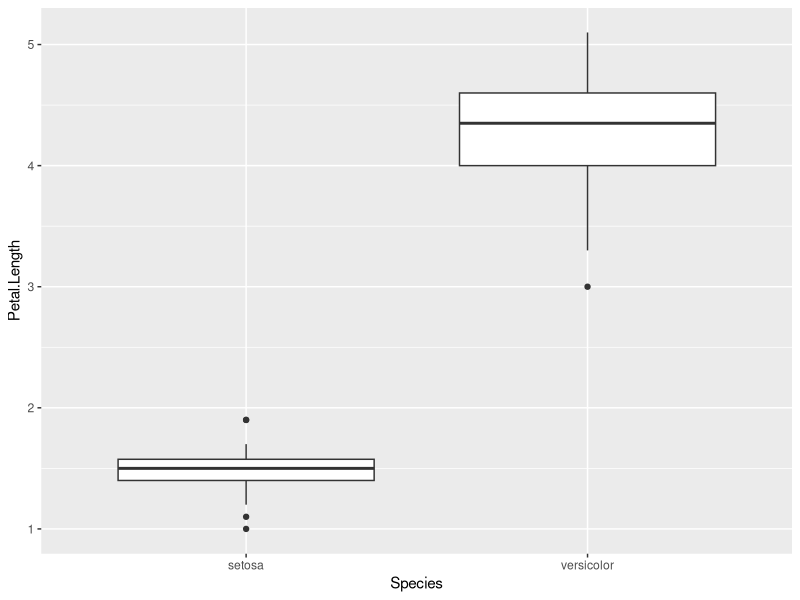
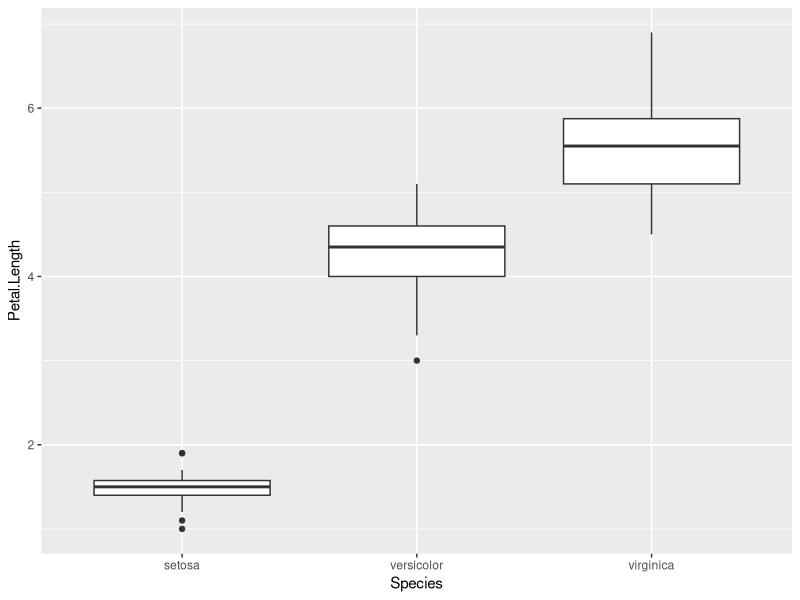
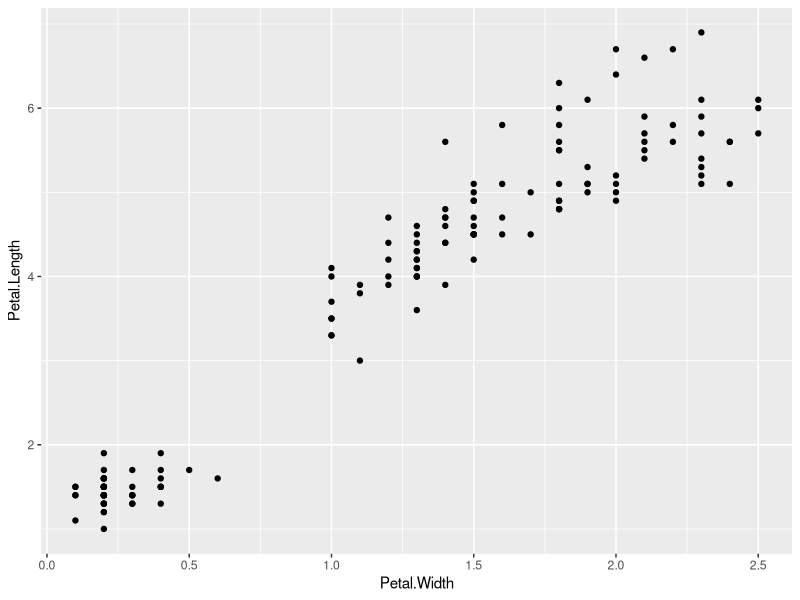
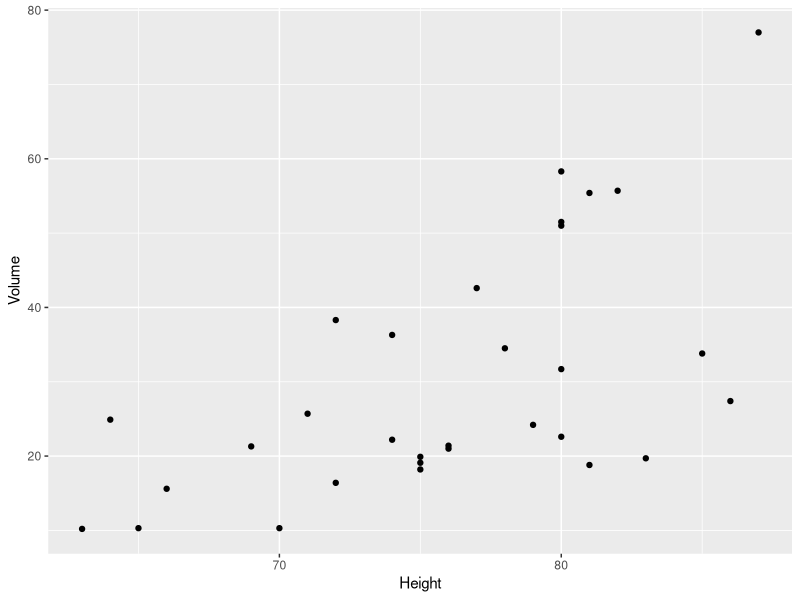
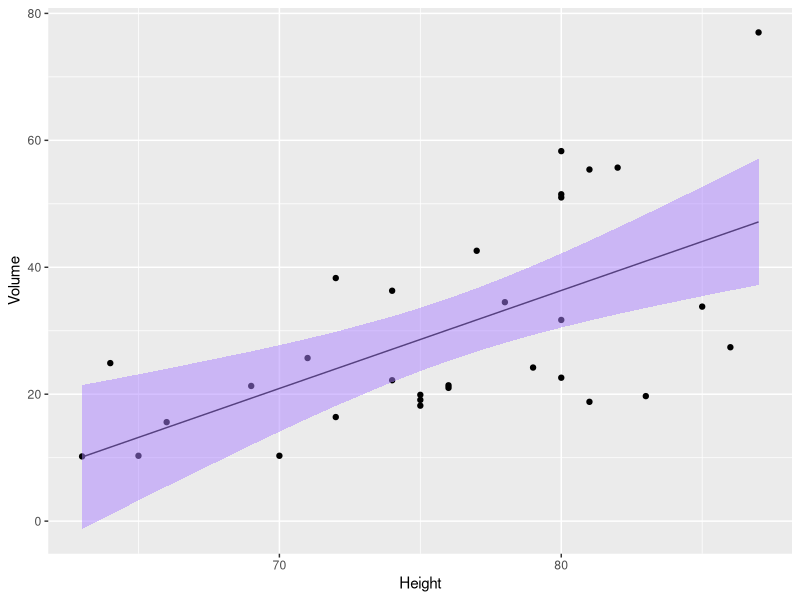
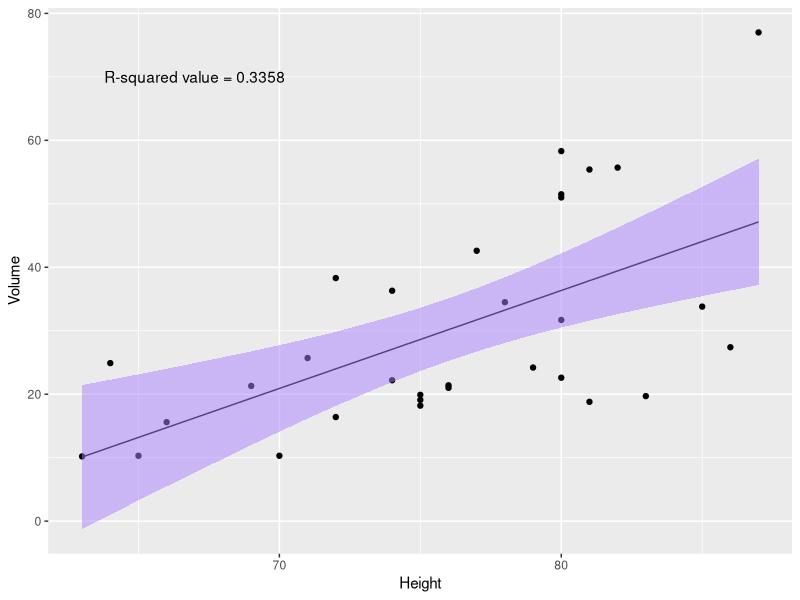

Recreate these plots in R, in order.
## ---- chunk 1
library(tidyverse)
library(ggplot2)
## ---- chunk 2
# loads in the iris data
data("iris")
## ---- chunk 3
# creates a subset of iris data with only setosa and versicolor species
## omits virginica species to do this, **find a way to do it better**
subiris <- iris %>%
  filter(Species!="virginica")
## ---- chunk 4
# creates a boxplot of petal length for each species
subiris %>%
  ggplot(aes(x=Species,y=Petal.Length)) +
    geom_boxplot()
## ---- chunk 5
# performs a two sample t-test on the subiris data with a confidence level of 90%
t.test(Petal.Length ~ Species, data=subiris, conf.level=0.9)
## ---- chunk 6
# performs a two sample t-test on the subiris data with a confidence level of 95% (the default)
t.test(Petal.Length ~ Species, data=subiris)
## ---- chunk 7
# performs a two sample t-test on the subiris data with a confidence level of 99%
t.test(Petal.Length ~ Species, data=subiris, conf.level=0.99)
## ---- chunk 8
# finds the mean petal length for the setosa species in the subiris data
subiris %>%
  filter(Species=="setosa") %>%
  summarise(setosa_mean=mean(Petal.Length))
## ---- chunk 9
# finds the mean petal length for the versicolor species in the subiris data
subiris %>%
  filter(Species=="versicolor") %>%
  summarise(versicolor_mean=mean(Petal.Length))
## ---- chunk 10
# creates a boxplot of petal length for each species
iris %>%
  ggplot(aes(x=Species,y=Petal.Length)) +
    geom_boxplot()
## ---- chunk 11
# creates a linear model for sepal length based on species called SepalModel
SepalModel <- lm(Sepal.Length~Species-1, data=iris)
## ---- chunk 12
# Uses ANOVA on SepalModel
anova(SepalModel)
## ---- chunk 13
# uses summary function on SepalModel
summary(SepalModel)
## ---- chunk 14
# creates a scatter plot comparing petal width and length in the iris data
iris %>%
  ggplot(aes(x=Petal.Width,y=Petal.Length)) +
  geom_point()
## ---- chunk 15
# creates a linear model between petal length and width from the iris data called PetalModel
PetalModel <- lm(Petal.Length~Petal.Width, data=iris)

# shows the PetalModel parameters
PetalModel
## ---- chunk 16
# uses summary function on PetalModel
summary(PetalModel)
## ---- chunk 17
# load in the trees data
data("trees")

# creates a plot of tree height vs tree volume
ggplot(data=trees,aes(x=Height,y=Volume)) +
  geom_point()
## ---- chunk 18
# Creates linear model between volume and height for trees called TreeModel
TreeModel <- lm(Volume ~ Height, data=trees)

# shows the parameters for TreeModel
TreeModel
## ---- chunk 19
# creates the prediction table with estimated values, standard error, and confidence 
# intervals for TreeModel called TreeModelPred
TreeModelPred <- predict(TreeModel, se.fit = T, interval="confidence", level = .95)

# shows TreeModelPred
TreeModelPred
## ---- chunk 20
# adds the model fitted values and confidence intervals to trees data and saves it under
# TreeModelGraph
TreeModelGraph <- cbind(trees, predict(TreeModel, interval="confidence"))

# shows TreeModelGraph
TreeModelGraph
## ---- chunk 21
# graphs the tree data with the fitted regression line and uncertainty ribbon
ggplot(data=TreeModelGraph,aes(x=Height,y=Volume)) +
  geom_point() +
  geom_line(aes(y=fit)) +
  geom_ribbon(aes(ymin=lwr, ymax=upr), alpha=0.5, fill = "mediumpurple1")
## ---- chunk 22
# shows summary of TreeModel to find R-squared
summary(TreeModel)

# adds R-squared value to graph
ggplot(data=TreeModelGraph,aes(x=Height,y=Volume)) +
  geom_point() +
  geom_line(aes(y=fit)) +
  geom_ribbon(aes(ymin=lwr, ymax=upr), alpha=0.5, fill = "mediumpurple1") +
  annotate("text", x=67, y=70, label="R-squared value = 0.3358")
